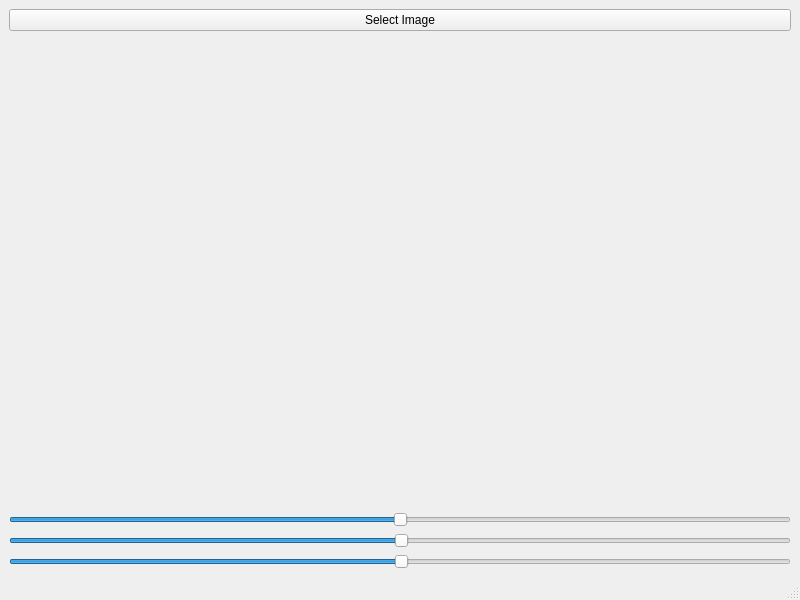
<?xml version="1.0" encoding="UTF-8"?>
<ui version="4.0">
 <class>MainWindow</class>
 <widget class="QMainWindow" name="MainWindow">
  <property name="geometry">
   <rect>
    <x>0</x>
    <y>0</y>
    <width>800</width>
    <height>600</height>
   </rect>
  </property>
  <property name="windowTitle">
   <string>MainWindow</string>
  </property>
  <widget class="QWidget" name="centralWidget">
   <layout class="QVBoxLayout" name="verticalLayout">
    <item>
     <widget class="QPushButton" name="selectImageButton">
      <property name="text">
       <string>Select Image</string>
      </property>
     </widget>
    </item>
    <item>
     <widget class="QLabel" name="imageLabel"/>
    </item>
    <item>
     <widget class="QSlider" name="lSlider">
      <property name="minimum">
       <number>-50</number>
      </property>
      <property name="maximum">
       <number>50</number>
      </property>
      <property name="orientation">
       <enum>Qt::Horizontal</enum>
      </property>
     </widget>
    </item>
    <item>
     <widget class="QSlider" name="aSlider">
      <property name="minimum">
       <number>-128</number>
      </property>
      <property name="maximum">
       <number>127</number>
      </property>
      <property name="orientation">
       <enum>Qt::Horizontal</enum>
      </property>
     </widget>
    </item>
    <item>
     <widget class="QSlider" name="bSlider">
      <property name="minimum">
       <number>-128</number>
      </property>
      <property name="maximum">
       <number>127</number>
      </property>
      <property name="orientation">
       <enum>Qt::Horizontal</enum>
      </property>
     </widget>
    </item>
   </layout>
  </widget>
  <widget class="QMenuBar" name="menuBar">
   <property name="geometry">
    <rect>
     <x>0</x>
     <y>0</y>
     <width>800</width>
     <height>22</height>
    </rect>
   </property>
  </widget>
  <widget class="QStatusBar" name="statusBar"/>
 </widget>
 <resources/>
 <connections/>
</ui>
